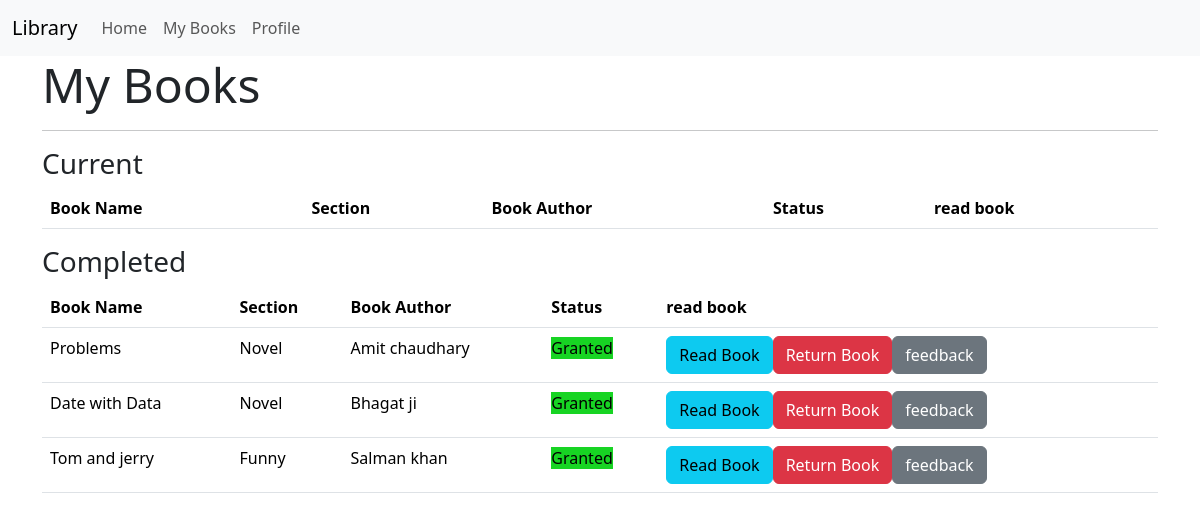
The page /mybook (signed in) on the database as committed earlier.
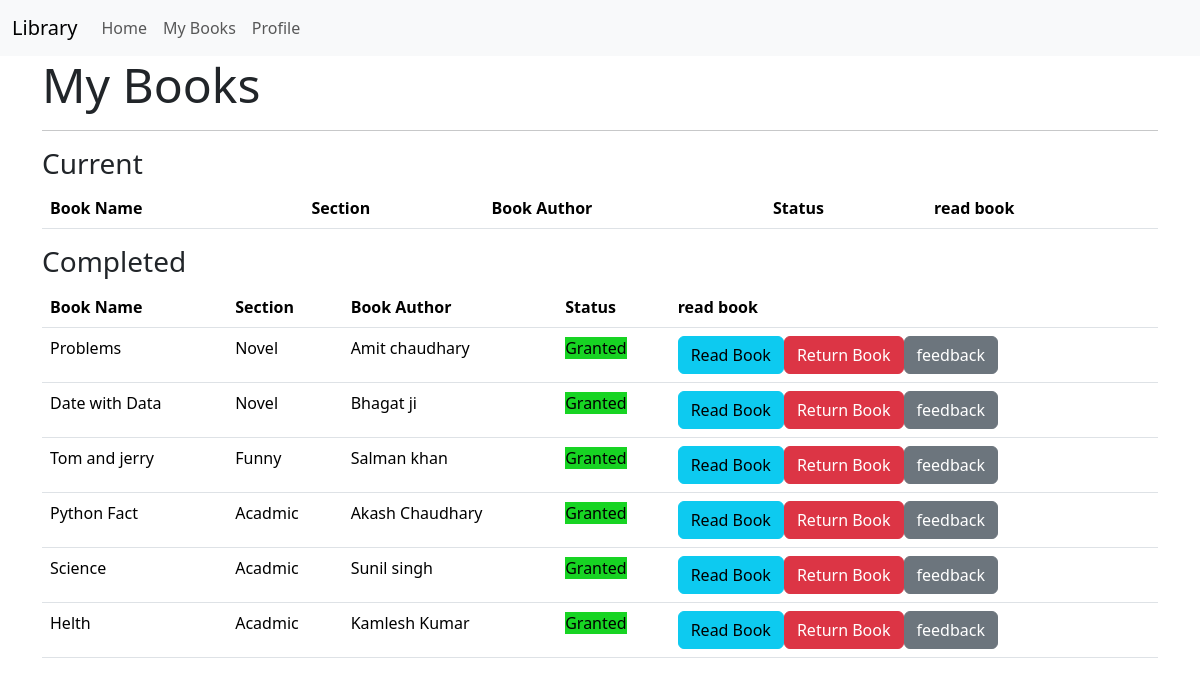
The same page on the database as committed later.
### models.py (models this page shows)
class BookRequest(db.Model):
    id = db.Column(db.Integer, primary_key=True)#
    user_id = db.Column(db.Integer, db.ForeignKey('user.id'), nullable=False)#
    book_id = db.Column(db.Integer, db.ForeignKey('book.id'), nullable=False)#
    request_date = db.Column(db.DateTime,default=datetime.utcnow)#
    requested_day=db.Column(db.Integer)#
    status=db.Column(db.String(30),default='Pending')#
    issued_date = db.Column(db.DateTime)
    return_date = db.Column(db.DateTime)
    access_expiry = db.Column(db.DateTime)

class Book(db.Model):
    id = db.Column(db.Integer, primary_key=True)#
    name = db.Column(db.String(64), nullable=False)#
    content = db.Column(db.Text)#
    authors = db.Column(db.String(255))#
    book_upload_date = db.Column(db.Date,default=datetime.utcnow)#
    book_rating = db.Column(db.Float)
    section_id = db.Column(db.Integer, db.ForeignKey('section.id'), nullable=False)#
    bookrequest = db.relationship('BookRequest', backref='book', lazy=True, cascade='all, delete-orphan')#

class Section(db.Model):
    id = db.Column(db.Integer, primary_key=True)#
    name = db.Column(db.String(32), unique=True)#
    date_created = db.Column(db.Date,default=datetime.utcnow)#
    description = db.Column(db.Text)#
    books = db.relationship('Book', backref='section', lazy=True,cascade='all, delete-orphan')

### routes.py (the view)
@app.route('/mybook')
@auth_required
def mybook():
    user = User.query.get(session['user_id'])
    mybooks = BookRequest.query.filter_by(user_id=session['user_id']).all()
    return render_template('mybook.html', mybooks=mybooks,user=user)

### routes.py (called while the page is built)
def auth_required(func):
    @wraps(func)
    def inner(*args, **kwargs):
        if 'user_id' in session:
            return func(*args, **kwargs)
        else:
            flash('Please login to continue')
            return redirect(url_for('login'))
    return inner

### templates/mybook.html (shortened to what this page needs)
{% extends 'layout.html' %}
{% block content %}
<h1 class="display-5">My Books</h1>
<hr>
<h3>Current</h3>
<table class="table">
    <thead>
        <tr>
            <th>Book Name</th>
            <th>Section</th>
            <th>Book Author</th>
            <th>Status</th>
            <th>read book</th>
        </tr>
    </thead>
</table>
<h3>Completed</h3>
<table class="table">
    <thead>
        <tr>
            <th>Book Name</th>
            <th>Section</th>
            <th>Book Author</th>
            <th>Status</th>
            <th>read book</th>
        </tr>
    </thead>
    <tbody>
        {% for mybook in mybooks %}
        {%if mybook.status == 'Granted'%}
        <tr>
            <td>{{mybook.book.name}}</td>
            <td>{{mybook.book.section.name}}</td>
            <td>{{mybook.book.authors}}</td>
            <td>
                <span style="background-color: rgb(23, 212, 35);">{{mybook.status}}</span>
            <td>
            <div class="btn-group">
                <form action="{{ url_for('mybook_read', book_request_id=mybook.id) }}" method="post">
                    <button type="submit" class="btn btn-info">Read Book</button>
                </form>
                <form action="{{ url_for('myreqeust_return',book_id = mybook.id)}}" method="post">
                    <button type="submit" class="btn btn-danger">Return Book</button>
                </form>
                <form action="{{url_for('myfeedback', book_id = mybook.id)}}">
                    <button type="submit" class="btn btn-secondary"> feedback </button>
                </form>
            </div>
            {% endif %}
            </td>
        </tr>
        {% endfor %}
</table>
{% endblock %}

### templates/layout.html (shortened to what this page needs)
<!DOCTYPE html>
<html lang="en">
<head>
<link href="https://cdn.jsdelivr.net/npm/bootstrap@5.3.2/dist/css/bootstrap.min.css" rel="stylesheet">
</head>
<body>
    {% include 'navbar.html'   %}
    <div class="container">
                {% block content %}
                {% endblock %}
    </div>
</body>
</html>

### templates/navbar.html (shortened to what this page needs)
<nav class="navbar navbar-expand-lg navbar-light bg-light">
    <div class="container-fluid">
      <a class="navbar-brand" href="/">Library</a>
      <div class="collapse navbar-collapse" id="navbarNav">
        <ul class="navbar-nav">
          {% if 'user_id' in session %}
          <li class="nav-item">
            <a class="nav-link"  href="{{ url_for('index') }}">Home</a>
                {%if user.is_librarian%}
                <li class="nav-item">
                  <a class="nav-link" href="{{ url_for('see_requests') }}">Book Requests</a>
                </li>
                <li class="nav-item">
                  <a class="nav-link" href="{{ url_for('add_section') }}"> Add Section</a>
                </li>
                {%else%}
                <li class="nav-item">
                  <a class="nav-link" href="{{ url_for('mybook') }}">My Books</a>
                </li>
                {%endif%}
              </li>
              <li class="nav-item">
                <a class="nav-link"  href="{{ url_for('profile') }}">Profile</a>
              </li>
          {% endif %}
        </ul>
      </div>
    </div>
  </nav>

Rows that differ between the two databases and show on the page:
added BookRequest: book.name "Python Fact", book.section.name "Acadmic", book.authors "Akash Chaudhary", status "Granted"
added BookRequest: book.name "Science", book.section.name "Acadmic", book.authors "Sunil singh", status "Granted"
added BookRequest: book.name "Helth", book.section.name "Acadmic", book.authors "Kamlesh Kumar", status "Granted"
